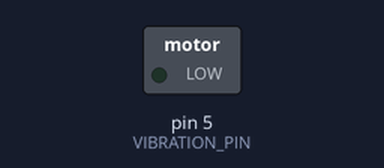
Bench run of a sketch on a simulated Arduino Uno, built with avr-gcc and run on an emulated ATmega328P. Parts: switched loads named in the sketch (green lamp = pin HIGH).

Above: at 0.6 s.
At 1.29 s:
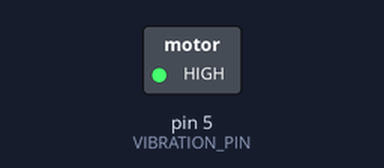
Timing chart, 0 to 5.6 s (numbered marks = the images above):
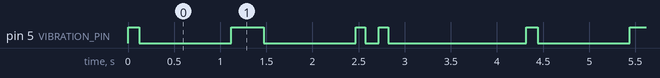

Measured:
- by itself, pin 5 (VIBRATION_PIN): repeats every 4.3 s: LOW 1.0 s, HIGH 0.35 s, LOW 1.0 s, HIGH 0.10 s, LOW 0.15 s, HIGH 0.10 s, LOW 1.5 s, HIGH 0.12 s
- by itself, everything shown: repeats every 4.3 s, in 8 steps

The sketch:

vibration_feedback.ino
```cpp
const int VIBRATION_PIN = 5;

void vibrate(int durationMs) {
  digitalWrite(VIBRATION_PIN, HIGH);
  delay(durationMs);
  digitalWrite(VIBRATION_PIN, LOW);
}

void setup() {
  pinMode(VIBRATION_PIN, OUTPUT);
}

void loop() {
  vibrate(120);      // short feedback
  delay(1000);
  vibrate(350);      // long feedback
  delay(1000);
  vibrate(100);      // double feedback
  delay(150);
  vibrate(100);
  delay(1500);
}
```
